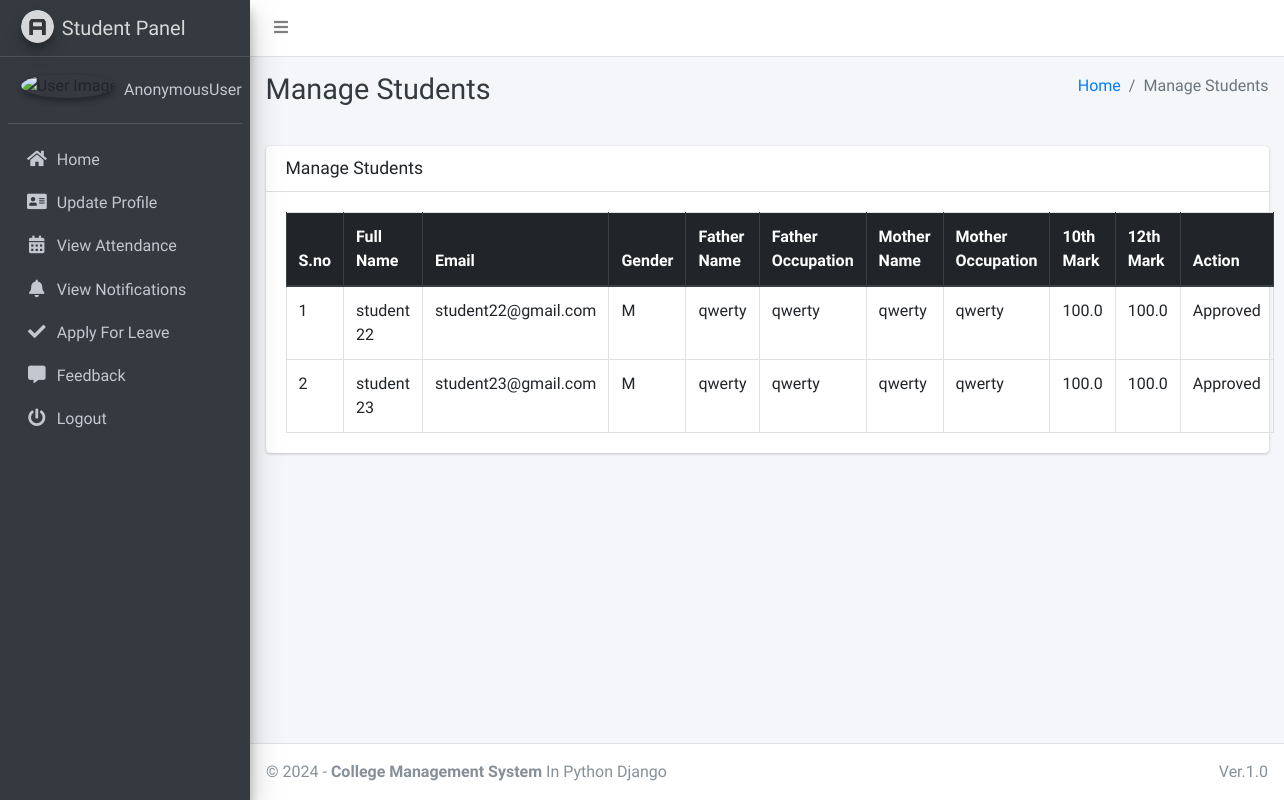
Page /student/manage/ on the committed database.
### main_app/models.py (models this page shows, shortened)
class StudentData(models.Model):
    USER_TYPE = ((1, "HOD"), (2, "Staff"), (3, "Student"))
    GENDER = [("M", "Male"), ("F", "Female")]
    first_name = models.CharField(max_length=150)
    last_name = models.CharField(max_length=150, blank=True)
    username = None  # Removed username, using email instead
    email = models.EmailField(unique=True)
    password = models.CharField(default="pass",max_length=150)
    user_type = models.CharField(default=1, choices=USER_TYPE, max_length=1)
    gender = models.CharField(max_length=1, choices=GENDER)
    profile_pic = models.ImageField(blank=True)
    status = models.CharField(max_length=150, blank=True)
    created_at = models.DateTimeField(auto_now_add=True)
    updated_at = models.DateTimeField(auto_now=True)
    address = models.TextField(blank=True)
    father_name = models.CharField(max_length=150, blank=True)
    father_occupation = models.CharField(max_length=150, blank=True)
    mother_name = models.CharField(max_length=150, blank=True)
    mother_occupation = models.CharField(max_length=150, blank=True)
    mark_10 = models.FloatField(blank=True, null=True)
    mark_12 = models.FloatField(blank=True, null=True)
    objects = CustomUserManager()

### main_app/hod_views.py (the view)
# urls.py: path("student/manage/", hod_views.manage_student, name='manage_student'),
def manage_student(request):
    students = StudentData.objects.filter(user_type=3)
    context = {
        'students': students,
        'page_title': 'Manage Students'
    }
    return render(request, "hod_template/manage_student.html", context)

### main_app/templates/hod_template/manage_student.html
{% extends 'main_app/base.html' %}
{% load static %}
{% block page_title %}{{page_title}}{% endblock page_title %}
{% block content %}
<section class="content">
    <div class="container-fluid">
        <div class="row">
            <div class="col-md-12">
                <div class="card">
                    <div class="card-header">
                        <h3 class="card-title">{{page_title}}</h3>
                    </div>
                    <div class="card-body">
                        <table id="example2" class="table table-bordered table-hover">
                            <thead class="thead-dark">
                                <tr>
                                    <th>S.no</th>
                                    <th>Full Name</th>
                                    <th>Email</th>
                                    <th>Gender</th>
                                    <th>Father Name</th>
                                    <th>Father Occupation</th>
                                    <th>Mother Name</th>
                                    <th>Mother Occupation</th>
                                    <th>10th Mark</th>
                                    <th>12th Mark</th>
                                    <th>Action</th>
                                </tr>
                            </thead>
                            <tbody>
                                {% for student in students %}
                                <tr>
                                    <td>{{ forloop.counter }}</td>
                                    <td>{{student.first_name}} {{student.last_name}}</td>
                                    <td>{{student.email}}</td>
                                    <td>{{student.gender}}</td>
                                    <td>{{student.father_name}}</td>
                                    <td>{{student.father_occupation}}</td>
                                    <td>{{student.mother_name}}</td>
                                    <td>{{student.mother_occupation}}</td>
                                    <td>{{student.mark_10}}</td>
                                    <td>{{student.mark_12}}</td>
                                    {% if student.status == "Approved" %}
                                        <td>Approved</td>
                                    {% else %}
                                        <td>
                                            <a href="{% url 'edit_student' student.id %}" class="btn btn-info">Approve</a>
                                            <a href="{% url 'delete_student' student.id %}" class="btn btn-danger" onclick="return confirm('Are you sure about this?')">Reject</a>
                                        </td>
                                    {% endif %}
                                </tr>
                                {% endfor %}
                            </tbody>
                        </table>
                    </div>
                </div>
            </div>
        </div>
    </div>
</section>
{% endblock content %}

### rows in the picture
StudentData: first_name "student", last_name "22", email "student22@gmail.com", gender "M", father_name "qwerty", father_occupation "qwerty", mother_name "qwerty", mother_occupation "qwerty", mark_10 "100.0", mark_12 "100.0", status "Approved"
StudentData: first_name "student", last_name "23", email "student23@gmail.com", gender "M", father_name "qwerty", father_occupation "qwerty", mother_name "qwerty", mother_occupation "qwerty", mark_10 "100.0", mark_12 "100.0", status "Approved"

### other values in the picture
{{ user }} "AnonymousUser"
{{ page_title }} "Manage Students"
